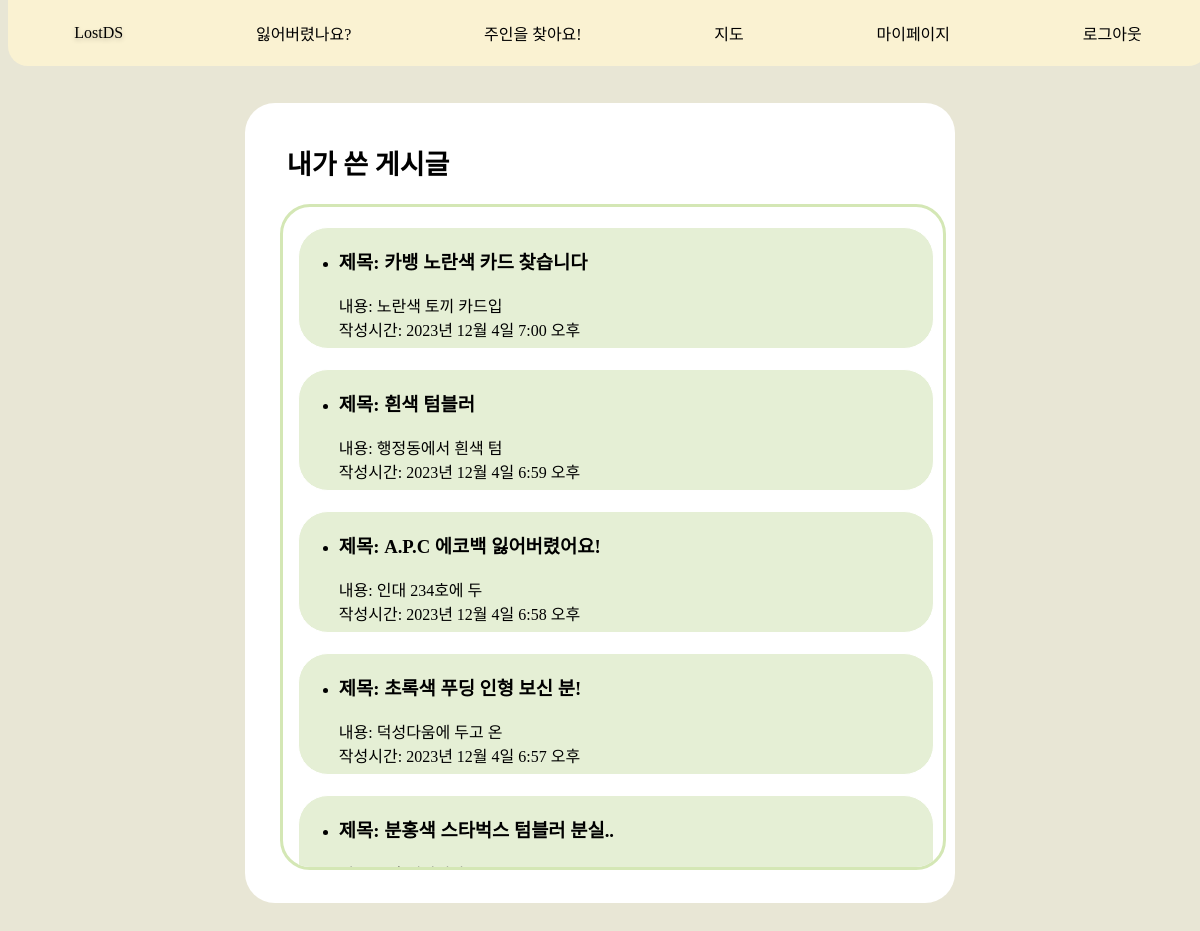
The page /mypage/my-post/ (signed in) on the database its author committed.
### message/models.py (models this page shows, shortened)
class AskItem(models.Model):
    title = models.CharField(max_length=30)
    author = models.ForeignKey(settings.AUTH_USER_MODEL, null=True, on_delete=models.SET_NULL)
    place = models.CharField(max_length=15, blank=True, null=True)
    created_at = models.DateTimeField(auto_now_add=True)
    category = models.ForeignKey(Category, null=True, on_delete=models.SET_NULL)
    head_image = models.ImageField(upload_to='message/images/ask/%Y/%m/%d/', blank=True)
    content = models.TextField()

### mypage/views.py (the view)
# urls.py: path("my-post/", mypost_view, name='my-post'),                                  # '내가 쓴 게시글' 눌렀을 때 넘어가는 페이지
def mypost_view(requset):  # 게시글 리스트 페이지
    return render(
        requset,
        'mypage/my-post.html',
    )

### mypage/templates/mypage/my-post.html (shortened to what this page needs)
{% extends 'main/nav.html' %}
{% block content %}
{% load static %}
<html lang="ko">
<head>
    <link rel="stylesheet" href="{% static 'mypage/css/mypost.css' %}" media="screen">
</head>
<body>
    <div class="container">
        <div class="post">
            <h2>내가 쓴 게시글</h2>
        </div>
        <div class="post-group">
            {% for post in request.user.askitem_set.all reversed %}
                <div class="post-list">
                    <a href="/message/ask/{{ post.pk }}/">
                        <ul>
                            <li>
                                <h3>제목: {{ post.title }}<br></h3>
                                내용: {{ post.content|slice:"10" }}<br>
                                작성시간: {{ post.created_at }}
                            </li>
                        </ul>
                    </a>
                </div>
            {% endfor %}
        </div>
    </div>
</body>
{% endblock %}

### main/static/main/css/nav.css (style rules this page uses)
body { font-family: 'EASTARJET-Medium'; }

### mypage/static/mypage/css/mypost.css (style rules this page uses)
body { font-family: 'EASTARJET-Medium'; background-color: #E8E6D5; display: flex; justify-content: center; flex-direction: column; }
.container { background-color: white; border-radius: 30px; margin: 0 auto; width: 60%; height: 800px; top: 95px; position: relative; display: block; flex-direction: column; align-items: center; justify-content: center; }
h2 { font-size: 27px; margin-left: 42px; margin-top: 40px; }
.post-group { border-style: solid; border-color: #D4E7B5; border-width: 3px; border-radius: 30px; width: 93%; height: 660px; margin-left: 35px; overflow-y: auto; }
.post-list { background-color: #E5EFD5; margin: 20px 15px; border-style: solid; border-color: #FFFFFF; border-width: 1px; border-radius: 30px; width: 96%; height: 120px; }
a, a:link, a:visited, a:active { color: black; text-decoration-line: none; }

### rows shown on the page
AskItem: title "카뱅 노란색 카드 찾습니다", content "노란색 토끼 카드입", created_at "2023년 12월 4일 7:00 오후"
AskItem: title "흰색 텀블러", content "행정동에서 흰색 텀", created_at "2023년 12월 4일 6:59 오후"
AskItem: title "A.P.C 에코백 잃어버렸어요!", content "인대 234호에 두", created_at "2023년 12월 4일 6:58 오후"
AskItem: title "초록색 푸딩 인형 보신 분!", content "덕성다움에 두고 온", created_at "2023년 12월 4일 6:57 오후"
AskItem: title "분홍색 스타벅스 텀블러 분실.."
